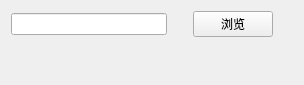
<?xml version="1.0" encoding="UTF-8"?>
<ui version="4.0">
 <class>Form</class>
 <widget class="QWidget" name="Form">
  <property name="geometry">
   <rect>
    <x>0</x>
    <y>0</y>
    <width>304</width>
    <height>85</height>
   </rect>
  </property>
  <property name="windowTitle">
   <string>Form</string>
  </property>
  <layout class="QGridLayout" name="gridLayout">
   <item row="0" column="0">
    <layout class="QHBoxLayout" name="horizontalLayout">
     <item>
      <widget class="QLineEdit" name="lineEdit"/>
     </item>
     <item>
      <spacer name="horizontalSpacer_4">
       <property name="orientation">
        <enum>Qt::Horizontal</enum>
       </property>
       <property name="sizeType">
        <enum>QSizePolicy::Fixed</enum>
       </property>
       <property name="sizeHint" stdset="0">
        <size>
         <width>20</width>
         <height>20</height>
        </size>
       </property>
      </spacer>
     </item>
     <item>
      <widget class="QPushButton" name="pushButton">
       <property name="text">
        <string>浏览</string>
       </property>
      </widget>
     </item>
     <item>
      <spacer name="horizontalSpacer_5">
       <property name="orientation">
        <enum>Qt::Horizontal</enum>
       </property>
       <property name="sizeType">
        <enum>QSizePolicy::Fixed</enum>
       </property>
       <property name="sizeHint" stdset="0">
        <size>
         <width>20</width>
         <height>20</height>
        </size>
       </property>
      </spacer>
     </item>
    </layout>
   </item>
   <item row="1" column="0">
    <spacer name="verticalSpacer">
     <property name="orientation">
      <enum>Qt::Vertical</enum>
     </property>
     <property name="sizeHint" stdset="0">
      <size>
       <width>20</width>
       <height>33</height>
      </size>
     </property>
    </spacer>
   </item>
  </layout>
 </widget>
 <resources/>
 <connections/>
</ui>
